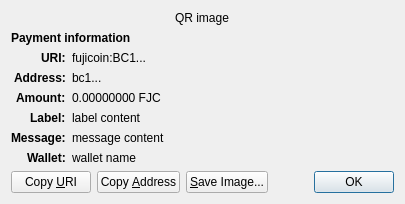
<?xml version="1.0" encoding="UTF-8"?>
<ui version="4.0">
 <class>ReceiveRequestDialog</class>
 <widget class="QDialog" name="ReceiveRequestDialog">
  <property name="geometry">
   <rect>
    <x>0</x>
    <y>0</y>
    <width>413</width>
    <height>229</height>
   </rect>
  </property>
  <property name="windowTitle">
   <string>Request payment to ...</string>
  </property>
  <layout class="QGridLayout" name="gridLayout" columnstretch="0,1">
   <property name="sizeConstraint">
    <enum>QLayout::SetFixedSize</enum>
   </property>
   <item row="0" column="0" colspan="2" alignment="Qt::AlignHCenter">
    <widget class="QRImageWidget" name="qr_code">
     <property name="text">
      <string notr="true">QR image</string>
     </property>
     <property name="textInteractionFlags">
      <set>Qt::NoTextInteraction</set>
     </property>
    </widget>
   </item>
   <item row="1" column="0" colspan="2">
    <widget class="QLabel" name="payment_header">
     <property name="font">
      <font>
       <weight>75</weight>
       <bold>true</bold>
      </font>
     </property>
     <property name="text">
      <string>Payment information</string>
     </property>
     <property name="textInteractionFlags">
      <set>Qt::NoTextInteraction</set>
     </property>
    </widget>
   </item>
   <item row="2" column="0" alignment="Qt::AlignRight|Qt::AlignTop">
    <widget class="QLabel" name="uri_tag">
     <property name="font">
      <font>
       <weight>75</weight>
       <bold>true</bold>
      </font>
     </property>
     <property name="text">
      <string notr="true">URI:</string>
     </property>
     <property name="textFormat">
      <enum>Qt::PlainText</enum>
     </property>
     <property name="textInteractionFlags">
      <set>Qt::NoTextInteraction</set>
     </property>
    </widget>
   </item>
   <item row="2" column="1" alignment="Qt::AlignTop">
    <widget class="QLabel" name="uri_content">
     <property name="text">
      <string notr="true">fujicoin:BC1...</string>
     </property>
     <property name="textFormat">
      <enum>Qt::RichText</enum>
     </property>
     <property name="wordWrap">
      <bool>true</bool>
     </property>
     <property name="textInteractionFlags">
      <set>Qt::TextSelectableByMouse</set>
     </property>
    </widget>
   </item>
   <item row="3" column="0" alignment="Qt::AlignRight|Qt::AlignTop">
    <widget class="QLabel" name="address_tag">
     <property name="font">
      <font>
       <weight>75</weight>
       <bold>true</bold>
      </font>
     </property>
     <property name="text">
      <string>Address:</string>
     </property>
     <property name="textInteractionFlags">
      <set>Qt::NoTextInteraction</set>
     </property>
    </widget>
   </item>
   <item row="3" column="1" alignment="Qt::AlignTop">
    <widget class="QLabel" name="address_content">
     <property name="text">
      <string notr="true">bc1...</string>
     </property>
     <property name="textFormat">
      <enum>Qt::PlainText</enum>
     </property>
     <property name="textInteractionFlags">
      <set>Qt::TextSelectableByMouse</set>
     </property>
    </widget>
   </item>
   <item row="4" column="0" alignment="Qt::AlignRight|Qt::AlignTop">
    <widget class="QLabel" name="amount_tag">
     <property name="font">
      <font>
       <weight>75</weight>
       <bold>true</bold>
      </font>
     </property>
     <property name="text">
      <string>Amount:</string>
     </property>
     <property name="textInteractionFlags">
      <set>Qt::NoTextInteraction</set>
     </property>
    </widget>
   </item>
   <item row="4" column="1" alignment="Qt::AlignTop">
    <widget class="QLabel" name="amount_content">
     <property name="text">
      <string notr="true">0.00000000 FJC</string>
     </property>
     <property name="textFormat">
      <enum>Qt::PlainText</enum>
     </property>
     <property name="textInteractionFlags">
      <set>Qt::TextSelectableByMouse</set>
     </property>
    </widget>
   </item>
   <item row="5" column="0" alignment="Qt::AlignRight|Qt::AlignTop">
    <widget class="QLabel" name="label_tag">
     <property name="font">
      <font>
       <weight>75</weight>
       <bold>true</bold>
      </font>
     </property>
     <property name="text">
      <string>Label:</string>
     </property>
     <property name="textInteractionFlags">
      <set>Qt::NoTextInteraction</set>
     </property>
    </widget>
   </item>
   <item row="5" column="1" alignment="Qt::AlignTop">
    <widget class="QLabel" name="label_content">
     <property name="text">
      <string notr="true">label content</string>
     </property>
     <property name="textFormat">
      <enum>Qt::PlainText</enum>
     </property>
     <property name="wordWrap">
      <bool>true</bool>
     </property>
     <property name="textInteractionFlags">
      <set>Qt::TextSelectableByMouse</set>
     </property>
    </widget>
   </item>
   <item row="6" column="0" alignment="Qt::AlignRight|Qt::AlignTop">
    <widget class="QLabel" name="message_tag">
     <property name="font">
      <font>
       <weight>75</weight>
       <bold>true</bold>
      </font>
     </property>
     <property name="text">
      <string>Message:</string>
     </property>
     <property name="textInteractionFlags">
      <set>Qt::NoTextInteraction</set>
     </property>
    </widget>
   </item>
   <item row="6" column="1" alignment="Qt::AlignTop">
    <widget class="QLabel" name="message_content">
     <property name="text">
      <string notr="true">message content</string>
     </property>
     <property name="textFormat">
      <enum>Qt::PlainText</enum>
     </property>
     <property name="wordWrap">
      <bool>true</bool>
     </property>
     <property name="textInteractionFlags">
      <set>Qt::TextSelectableByMouse</set>
     </property>
    </widget>
   </item>
   <item row="7" column="0" alignment="Qt::AlignRight|Qt::AlignTop">
    <widget class="QLabel" name="wallet_tag">
     <property name="font">
      <font>
       <weight>75</weight>
       <bold>true</bold>
      </font>
     </property>
     <property name="text">
      <string>Wallet:</string>
     </property>
     <property name="textInteractionFlags">
      <set>Qt::NoTextInteraction</set>
     </property>
    </widget>
   </item>
   <item row="7" column="1" alignment="Qt::AlignTop">
    <widget class="QLabel" name="wallet_content">
     <property name="text">
      <string notr="true">wallet name</string>
     </property>
     <property name="textFormat">
      <enum>Qt::PlainText</enum>
     </property>
     <property name="wordWrap">
      <bool>true</bool>
     </property>
     <property name="textInteractionFlags">
      <set>Qt::TextSelectableByMouse</set>
     </property>
    </widget>
   </item>
   <item row="8" column="0" colspan="2">
    <layout class="QHBoxLayout" name="horizontalLayout">
     <item>
      <widget class="QPushButton" name="btnCopyURI">
       <property name="text">
        <string>Copy &amp;URI</string>
       </property>
       <property name="autoDefault">
        <bool>false</bool>
       </property>
      </widget>
     </item>
     <item>
      <widget class="QPushButton" name="btnCopyAddress">
       <property name="text">
        <string>Copy &amp;Address</string>
       </property>
       <property name="autoDefault">
        <bool>false</bool>
       </property>
      </widget>
     </item>
     <item>
      <widget class="QPushButton" name="btnSaveAs">
       <property name="text">
        <string>&amp;Save Image...</string>
       </property>
       <property name="autoDefault">
        <bool>false</bool>
       </property>
      </widget>
     </item>
     <item>
      <spacer name="horizontalSpacer_2">
       <property name="orientation">
        <enum>Qt::Horizontal</enum>
       </property>
       <property name="sizeHint" stdset="0">
        <size>
         <width>40</width>
         <height>20</height>
        </size>
       </property>
      </spacer>
     </item>
     <item>
      <widget class="QDialogButtonBox" name="buttonBox">
       <property name="focusPolicy">
        <enum>Qt::StrongFocus</enum>
       </property>
       <property name="standardButtons">
        <set>QDialogButtonBox::Ok</set>
       </property>
      </widget>
     </item>
    </layout>
   </item>
  </layout>
 </widget>
 <customwidgets>
  <customwidget>
   <class>QRImageWidget</class>
   <extends>QLabel</extends>
   <header>qt/qrimagewidget.h</header>
  </customwidget>
 </customwidgets>
 <tabstops>
  <tabstop>buttonBox</tabstop>
  <tabstop>btnCopyURI</tabstop>
  <tabstop>btnCopyAddress</tabstop>
  <tabstop>btnSaveAs</tabstop>
 </tabstops>
 <resources/>
 <connections>
  <connection>
   <sender>buttonBox</sender>
   <signal>accepted()</signal>
   <receiver>ReceiveRequestDialog</receiver>
   <slot>accept()</slot>
   <hints>
    <hint type="sourcelabel">
     <x>135</x>
     <y>230</y>
    </hint>
    <hint type="destinationlabel">
     <x>135</x>
     <y>126</y>
    </hint>
   </hints>
  </connection>
 </connections>
</ui>
